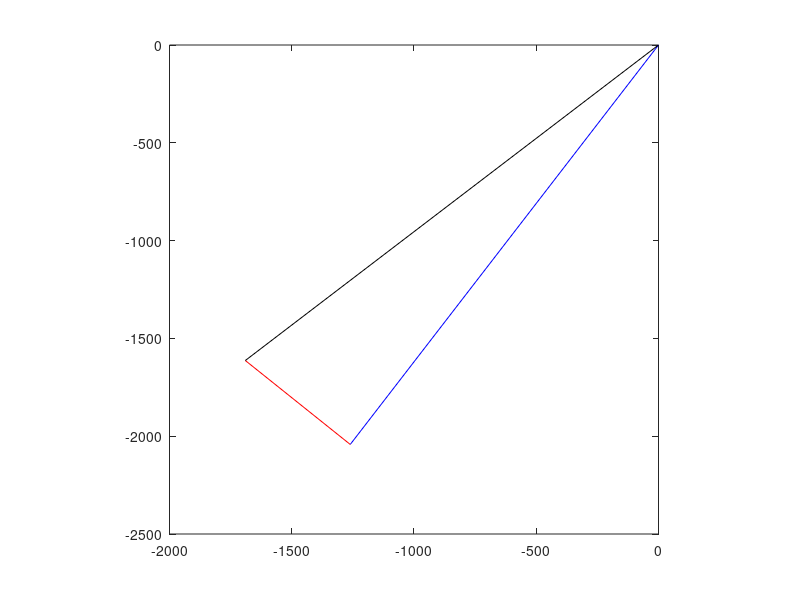

Recreate this plot in MATLAB.
a = 24;
b = 80;
c = 0;
omega2 = 10;
alpha2 = 40;
theta2 = 45;
theta3 = asin((c-a*sin(theta2))/b);

% omega3 = -(a/b)*cos(theta2)*omega2;
omega3 = ((-(a/b).*cos(theta2)) ./ cos(theta3)) * (omega2);

Ax = a*cos(theta2);
Ay = a*sin(theta2);

Bx = b.*cos(theta3) + a.*cos(theta2);
By = c;

v2x = -a*sin(theta2)*omega2;
v2y = a*cos(theta2)*omega2;

v3x = -a.*omega2.*sin(theta2) - b.*omega3.*sin(theta3);
v3y = 0;

vec_a = [Ax;Ay;0];
Acc_a_radial =  (omega2*omega2).*vec_a;
Acc_a_radial = -Acc_a_radial;
% Acc_a_tangential = alpha2.*vec_a;
basic_z = [0;0;1];

vect_n = cross(Acc_a_radial,basic_z);
unitvect_n = vect_n / norm(Acc_a_radial) ;
unitvect_n = -unitvect_n;

Acc_a_tangential = unitvect_n .* (alpha2.*vec_a);

% Net_acc_a = Acc_a_radial + Acc_a_tangential ;

vec_b = [Bx-Ax;By-Ay;0];
Acc_b_radial = (omega3*omega3).*vec_b;
Acc_b_radial = -Acc_b_radial;



figure;
plot([0 Acc_a_radial(1)],[0 Acc_a_radial(2)],'blue');
hold on ; 
plot([Acc_a_radial(1), Acc_a_radial(1) - Acc_a_tangential(1)], ...
     [Acc_a_radial(2), Acc_a_radial(2) - Acc_a_tangential(2)], 'red');
hold on ; 
plot([Acc_a_radial(1) - Acc_a_tangential(1)  0], ...
     [Acc_a_radial(2) - Acc_a_tangential(2)  0], 'black');
% hold on ;

% plot([Acc_a_radial(1) - Acc_a_tangential(1)  Acc_a_radial(1) - Acc_a_tangential(1) + Acc_b_radial(1)], ...
     %[Acc_a_radial(2) - Acc_a_tangential(2)  Acc_a_radial(2) - Acc_a_tangential(2) + Acc_b_radial(2)], 'black','--');
hold off

% axis([-20 20 -20 20]);
axis square;
drawnow ;



